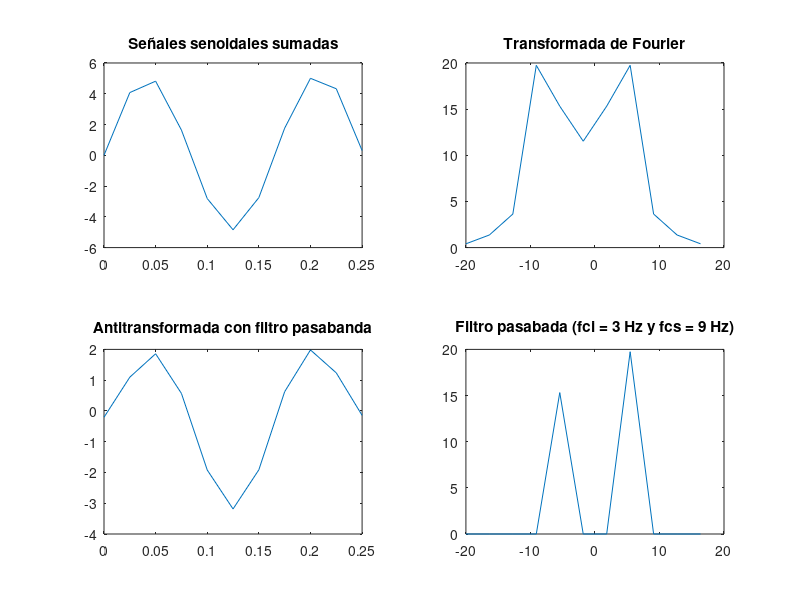

This chart was generated by the following MATLAB code:
% Sume 3 señales sinusoidales de diferente frecuencia angular y amplitud. 
% Filtre las señales demayor y menor frecuencia, eliminándolas. Grafique el
% resultado de la anti-transformada de Fourier.

% Amplitudes
A1 = 1; A2 = 5; A3 = 10;

% Frecuencias
f1 = 0.2; f2 = 6; f3 = 20;

% Frec de muestreo de Nyquist
fs = 2 * f3;

% Frecuencias angulares
w1 = 2 * pi * f1;
w2 = 2 * pi * f2;
w3 = 2 * pi * f3;

% Dominio temporal y frecuencial
t = 0:1/fs:10/fs;
N = length(t);
f = -fs/2:fs/N:(fs/2 - fs/N);

% Señaes sinusoidales y suma
y1 = A1 * sin(w1*t);
y2 = A2 * sin(w2*t);
y3 = A3 * sin(w3*t);
y = y1 + y2 + y3;

% Transformada
TF = fftshift(abs(fft(y)));

% Filtro pasabanda
fci = f2 - f2/2;
fcs = f2 + f2/2;
for j = 1:N
    if (f(j) > -fcs && f(j) < -fci) || (f(j) > fci && f(j) < fcs)
        H(j) = 1;
    else
        H(j) = 0;
    end
end
v = TF .* H;

% Antitransformada
P = fft(y) .* ifftshift(H);
iTF = real(ifft(P));

% Plots
subplot(2,2,1);
plot(t,y);
title('Señales senoidales sumadas');

subplot(2,2,2);
plot(f,TF);
title('Transformada de Fourier');

subplot(2,2,4);
plot(f,v);
title('Filtro pasabada (fci = 3 Hz y fcs = 9 Hz)');

subplot(2,2,3);
plot(t,iTF);
title('Antitransformada con filtro pasabanda');